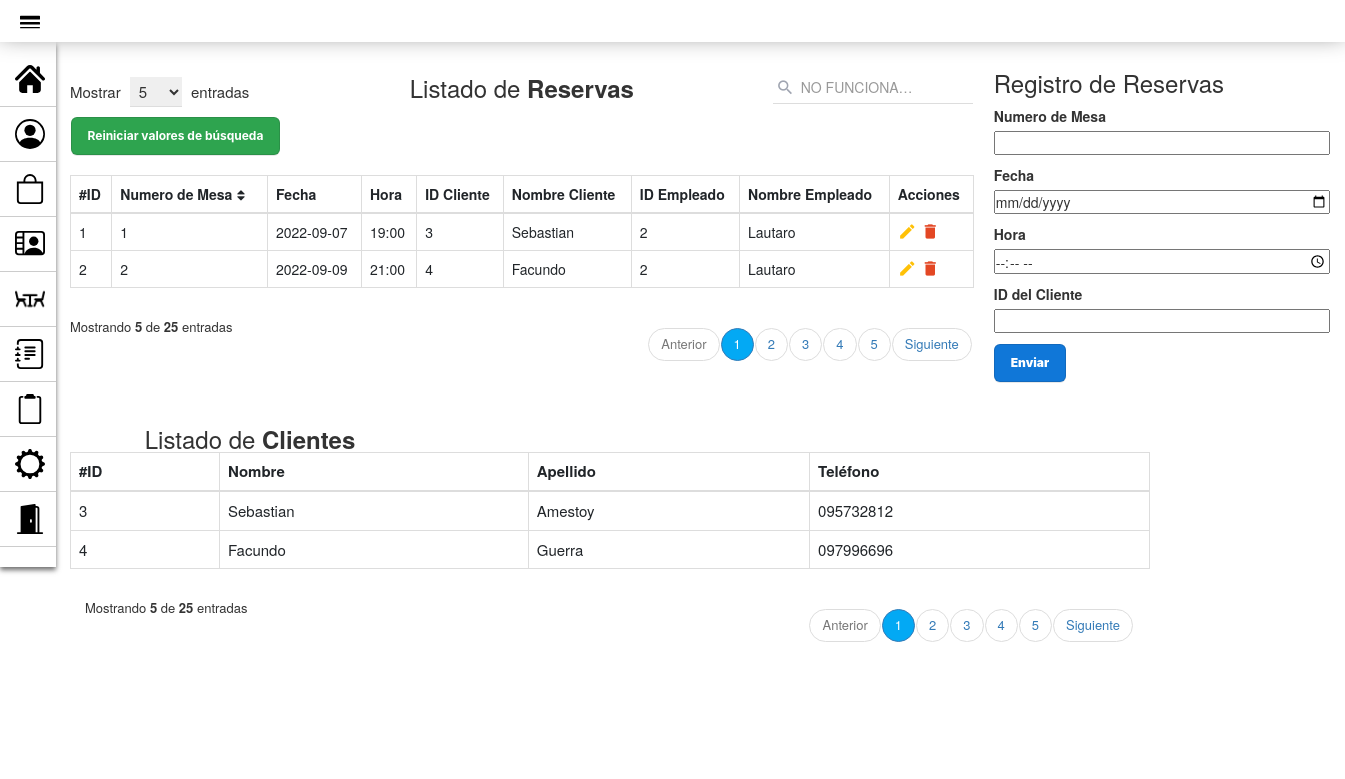
The page /PAGINA_GestionReservas.php on the database its author committed.
### tables this page shows
CREATE TABLE `reserva` (
  `id_reserva` int(10) PRIMARY KEY NOT NULL AUTO_INCREMENT COMMENT 'ID de Mesa',
  `mesa` int(10) NULL COMMENT 'Numero de Mesa',
  `fecha` date NOT NULL COMMENT 'Fecha en la que se ocupo la Mesa',
  `hora` varchar(10) NOT NULL COMMENT 'Hora en que se ocupo la Mesa',
  `cliente` int(10) NULL COMMENT 'Cliente que ocupo la Mesa',
  `empleado` int(10) NULL COMMENT 'Empleado que atendio la Mesa',
  CONSTRAINT cliente FOREIGN KEY (cliente) REFERENCES usuario(id_usuario),
  CONSTRAINT empleado FOREIGN KEY (empleado) REFERENCES usuario(id_usuario),
  CONSTRAINT mesa FOREIGN KEY (mesa) REFERENCES mesa(id_mesa)
);

CREATE TABLE `usuario` (
  `id_usuario` int(10) PRIMARY KEY NOT NULL AUTO_INCREMENT COMMENT 'ID del Usuario',
  `nombre` varchar(40) NOT NULL COMMENT 'Nombre del Usuario',
  `apellido` varchar(40) NOT NULL COMMENT 'Apellido del Usuario',
  `correo` varchar(60) NOT NULL COMMENT 'Correo del Usuario',
  `password` varchar(20) NOT NULL COMMENT 'Clave del Usuario',
  `direccion` varchar(80) DEFAULT NULL COMMENT 'Direccion de envio del Usuario',
  `telefono` varchar(18) DEFAULT NULL COMMENT 'Telefono de contacto del Usuario',
  `tipo` varchar(30) NOT NULL DEFAULT 'cliente' COMMENT 'Tipo de usuario, para las jerarquias'
);

### controlador/Reserva_controlador.php (called while the page is built)
<?php
require_once("modelo/Reserva.php");
$reservas = new Reserva();
$matrizReserva = $reservas->listar_reservas();
require_once("vista/Reserva_view.php");
?>

### modelo/conexion.php (called while the page is built)
<?php
class Conectar{
    public static function conexion (){
        try{
            $host ="localhost";
            $user ="root";
            $pass="";
            $bd="proyecto_grupo2";
            $con = mysqli_connect($host,$user,$pass);
            mysqli_select_db($con,$bd);
            return $con;
        }catch(Exception $e){
    die('Error'.$e->getMessage());
    echo "La linea de error " . $e->getLine();
        }
    }
    }
?>

### modelo/Reserva.php (called while the page is built, shortened)
<?php
class Reserva
{
    private $con;
    private $reserva;
    public function __construct()
    {
        require_once("conexion.php");
        $this->con = conectar::conexion();
    }
    public function listar_reservas()
    {
        $sql = "SELECT reserva.id_reserva, reserva.mesa, reserva.fecha, reserva.hora, reserva.cliente, reserva.empleado
        FROM reserva , usuario
        WHERE reserva.cliente = usuario.id_usuario ORDER BY id_reserva";
        $query = mysqli_query($this->con, $sql);
        while ($filas = mysqli_fetch_array($query)) {
            $this->reserva[] = $filas;
        }
        return $this->reserva;
    }
}
?>

### controlador/ClienteReserva_controlador.php (called while the page is built)
<?php
require_once("modelo/Usuario.php");
$clienteReserva = new Usuario();
$matrizClienteReserva = $clienteReserva->listar_clientes();
require_once("vista/ClienteReserva_view.php");
?>

### modelo/Usuario.php (called while the page is built, shortened)
<?php
class Usuario
{
    private $con;
    private $usuario;
    public function __construct()
    {
        require_once("conexion.php");
        $this->con = Conectar::conexion();
        $this->usuario = array();
    }
        public function listar_clientes()
        {
            $sql = "SELECT * FROM usuario WHERE tipo='cliente' ORDER BY id_usuario";
            $query = mysqli_query($this->con, $sql);
            while ($filas = mysqli_fetch_array($query)) {
                $this->usuario[] = $filas;
            }
            return $this->usuario;
   }
}
?>

### vista/Reserva_view.php (the view, shortened to what this page needs)
<!DOCTYPE html>
<html lang="es">
<head>
    <link rel="stylesheet" href="assets/styles2.css">
    <link href="https://cdn.jsdelivr.net/npm/bootstrap@5.2.0/dist/css/bootstrap.min.css" rel="stylesheet">
    <link href="https://maxcdn.bootstrapcdn.com/bootstrap/3.3.7/css/bootstrap.min.css" rel="stylesheet">
</head>
<body>
    <div class="container">
        <div class="table-responsive">
            <div class="table-wrapper">
                <div class="table-title">
                    <div class="row">
                        <div class="col-xs-4">
                            <div class="show-entries">
                                <span>Mostrar</span>
                                <select>
                                    <option>5</option>
                                </select>
                                <span>entradas</span>
                            </div>
                        </div>
                        <div class="col-xs-4">
                            <h2 class="text-center">Listado de <b>Reservas</b></h2>
                        </div>
                        <?php require_once("vista/buscar_reserva_view.php"); ?>
                        <table class="table table-bordered">
                            <thead>
                                <tr>
                                    <th>#ID</th>
                                    <th>Numero de Mesa<i class="fa fa-sort"></i></th>
                                    <th>Fecha</th>
                                    <th>Hora</th>
                                    <th>ID Cliente</th>
                                    <th>Nombre Cliente</th>
                                    <th>ID Empleado</th>
                                    <th>Nombre Empleado</th>
                                    <th>Acciones</th>
                                </tr>
                            </thead>
                            <tbody>
                                <?php foreach ($matrizReserva as $reserva) : ?>
                                    <tr>
                                        <td scope="row"><?php echo $reserva['id_reserva'] ?></td>
                                        <td><?php echo $reserva['mesa'] ?></td>
                                        <td><?php echo $reserva['fecha'] ?></td>
                                        <td><?php echo $reserva['hora'] ?></td>
                                        <td><?php echo $reserva['cliente']; ?></td>
                                        <td><?php echo $_SESSION['cliente_reserva'] ?></td>
                                        <td><?php echo $reserva['empleado'] ?></td>
                                        <td><?php echo $_SESSION['empleado_reserva'] ?></td>
                                        <td>
                                            <a href="ModificarReserva_pagina.php?id=<?php echo $reserva['id_reserva'] ?>" class="edit" title="Editar" data-toggle="tooltip"><i class="material-icons">&#xE254;</i></a>
                                            <a href="controlador/eliminar_Reserva_controlador.php?id=<?php echo $reserva['id_reserva'] ?>" class="delete" title="Eliminar" data-toggle="tooltip"><i class="material-icons" onclick="javascript:return asegurar();">&#xE872;</i></a>
                                        </td>
                                    </tr>
                                <?php endforeach; ?>
                            </tbody>
                        </table>
                        <div class="clearfix">
                            <div class="hint-text">Mostrando <b>5</b> de <b>25</b> entradas</div>
                            <ul class="pagination">
                                <li class="page-item disabled"><a href="#">Anterior</a></li>
                                <li class="page-item active"><a href="#" class="page-link">1</a></li>
                                <li class="page-item"><a href="#" class="page-link">2</a></li>
                                <li class="page-item"><a href="#" class="page-link">3</a></li>
                                <li class="page-item"><a href="#" class="page-link">4</a></li>
                                <li class="page-item"><a href="#" class="page-link">5</a></li>
                                <li class="page-item"><a href="#" class="page-link">Siguiente</a></li>
                            </ul>
                        </div>
                    </div>
                </div>
</body>
</html>

### vista/ClienteReserva_view.php (shortened to what this page needs)
<!DOCTYPE html>
<html lang="es">
<head>
    <link rel="stylesheet" href="assets/styles2.css">
    <link href="https://cdn.jsdelivr.net/npm/bootstrap@5.2.0/dist/css/bootstrap.min.css" rel="stylesheet">
    <link href="https://maxcdn.bootstrapcdn.com/bootstrap/3.3.7/css/bootstrap.min.css" rel="stylesheet">
</head>
<body>
    <div class="container" style="margin-top: -100px;width: 90em;margin-left: 30px;">
        <div class="table-responsive">
            <div class="table-wrapper">
                <div class="table-title">
                    <div class="row">
                        <div class="col-xs-4">
                            <h2 class="text-center">Listado de <b>Clientes</b></h2>
                        </div>
                        <table class="table table-bordered">
                            <thead>
                                <tr>
                                    <th>#ID</th>
                                    <th>Nombre</th>
                                    <th>Apellido</th>
                                    <th>Teléfono</th>
                                </tr>
                            </thead>
                            <tbody>
                                <?php foreach ($matrizClienteReserva as $clienteReserva) : ?>
                                    <tr>
                                        <td><?php echo $clienteReserva['id_usuario'] ?></td>
                                        <td><?php echo $clienteReserva['nombre'] ?></td>
                                        <td><?php echo $clienteReserva['apellido'] ?></td>
                                        <td><?php echo $clienteReserva['telefono'] ?></td>
                                    </tr>
                                <?php endforeach; ?>
                            </tbody>
                        </table>
                    </div>
                    <div class="clearfix">
                        <div class="hint-text">Mostrando <b>5</b> de <b>25</b> entradas</div>
                        <ul class="pagination">
                            <li class="page-item disabled"><a href="#">Anterior</a></li>
                            <li class="page-item active"><a href="#" class="page-link">1</a></li>
                            <li class="page-item"><a href="#" class="page-link">2</a></li>
                            <li class="page-item"><a href="#" class="page-link">3</a></li>
                            <li class="page-item"><a href="#" class="page-link">4</a></li>
                            <li class="page-item"><a href="#" class="page-link">5</a></li>
                            <li class="page-item"><a href="#" class="page-link">Siguiente</a></li>
                        </ul>
                    </div>
                </div>
            </div>
        </div>
    </div>
</body>
</html>

### rows shown on the page
reserva: id_reserva "1", mesa "1", fecha "2022-09-07", hora "19:00", cliente "3", cliente_reserva "Sebastian", empleado "2"
reserva: id_reserva "2", mesa "2", fecha "2022-09-09", hora "21:00", cliente "4", cliente_reserva "Facundo", empleado "2"
usuario: id_usuario "3", nombre "Sebastian", apellido "Amestoy", telefono "095732812"
usuario: id_usuario "4", nombre "Facundo", apellido "Guerra", telefono "097996696"
